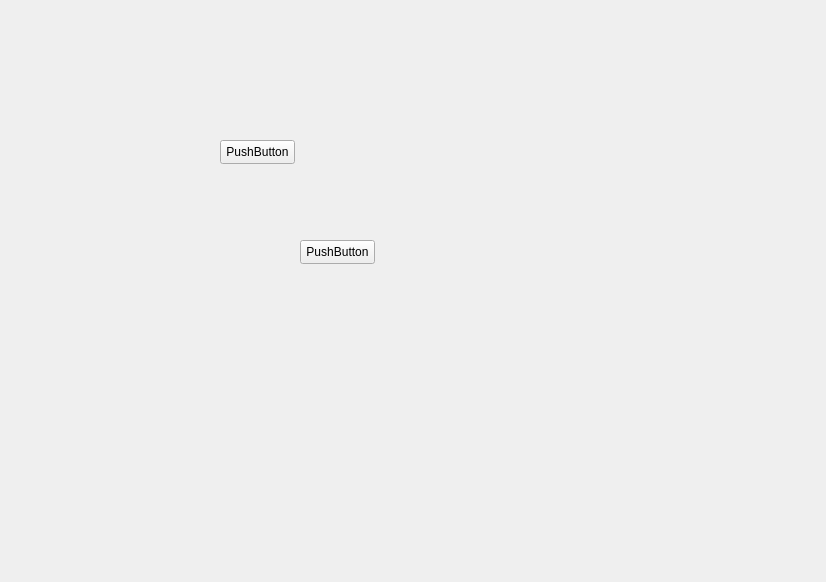
<?xml version="1.0" encoding="UTF-8"?>
<ui version="4.0">
 <class>Form</class>
 <widget class="QWidget" name="Form">
  <property name="geometry">
   <rect>
    <x>0</x>
    <y>0</y>
    <width>826</width>
    <height>582</height>
   </rect>
  </property>
  <property name="windowTitle">
   <string>Form</string>
  </property>
  <widget class="QPushButton" name="pushButton">
   <property name="geometry">
    <rect>
     <x>220</x>
     <y>140</y>
     <width>75</width>
     <height>24</height>
    </rect>
   </property>
   <property name="text">
    <string>PushButton</string>
   </property>
  </widget>
  <widget class="QPushButton" name="pushButton_2">
   <property name="geometry">
    <rect>
     <x>300</x>
     <y>240</y>
     <width>75</width>
     <height>24</height>
    </rect>
   </property>
   <property name="text">
    <string>PushButton</string>
   </property>
  </widget>
 </widget>
 <resources/>
 <connections/>
</ui>
